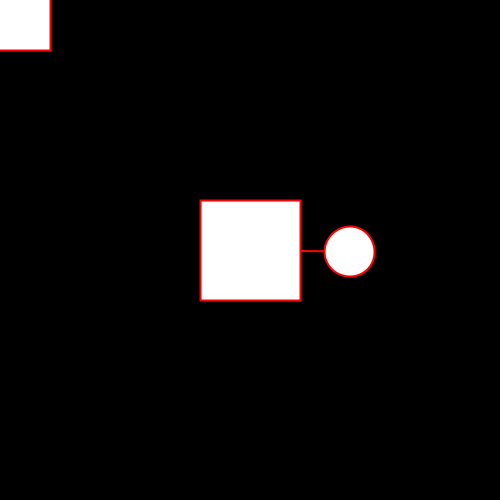
Frame 1 (no input)
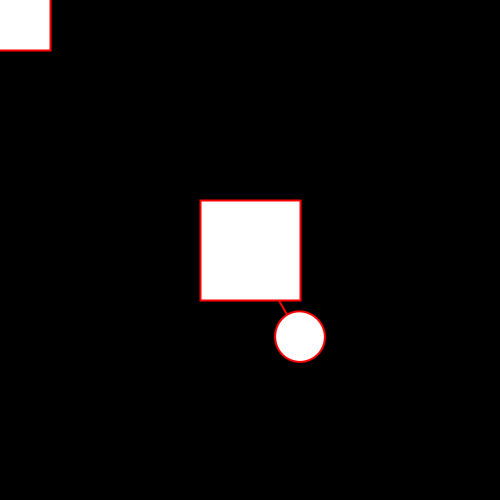
Frame 60 (the mouse pressed at the canvas centre just before this capture)
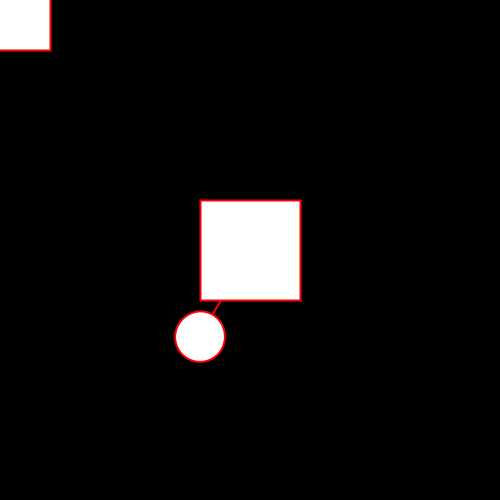
Frame 120 (the mouse held since frame 60 and released just before this capture)

The Processing sketch that drew these frames (run headless with seeded random() and noise(); from frame 60 on, the mouse is pressed at the canvas centre):

// Processing sketch: E11_PushMatrix_PopMatrix
// ── E11_PushMatrix_PopMatrix.pde
void setup() {
  size(500, 500);
}

void draw() {
  background(0);
  
  rectMode(CENTER);
  
  fill(255);
  stroke(255, 0, 0);
  strokeWeight(2);
  
  pushMatrix();
  translate(width / 2, height / 2);
  
  pushMatrix();
  rotate(radians(frameCount)); // The order of these transformations is important
  line(0, 0, 100, 0);
  ellipse(100, 0, 50, 50);
  popMatrix();
  
  rect(0, 0, 100, 100);
  
  popMatrix();
  
  rect(0, 0, 100, 100);
  
  // resetMatrix(); 
  // Will reset the matrix to the original state
}
